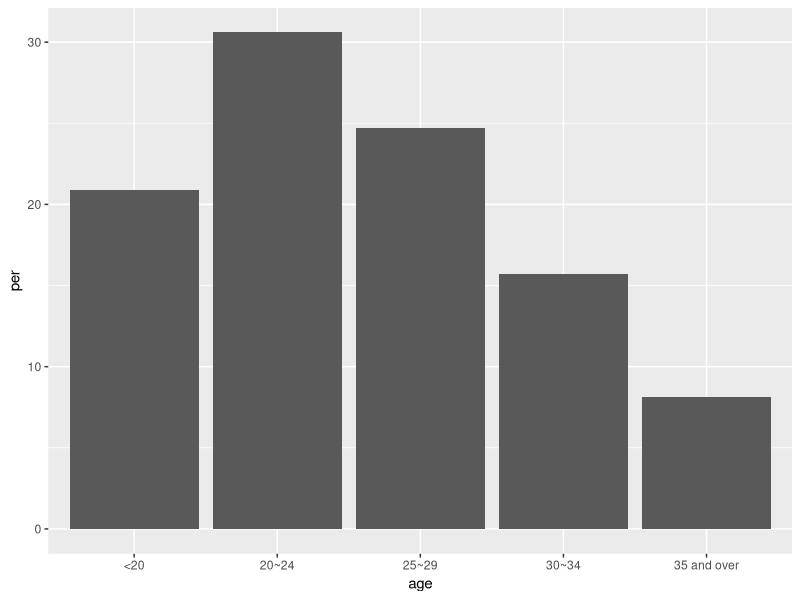
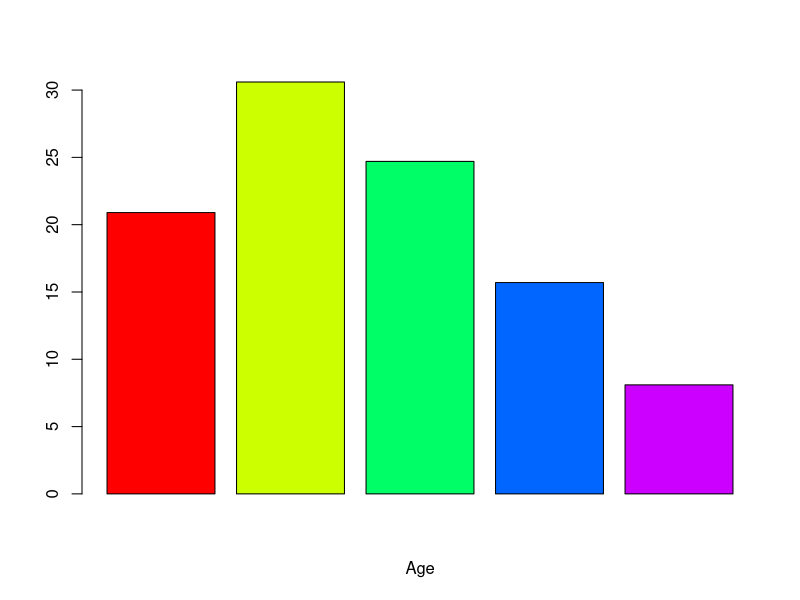
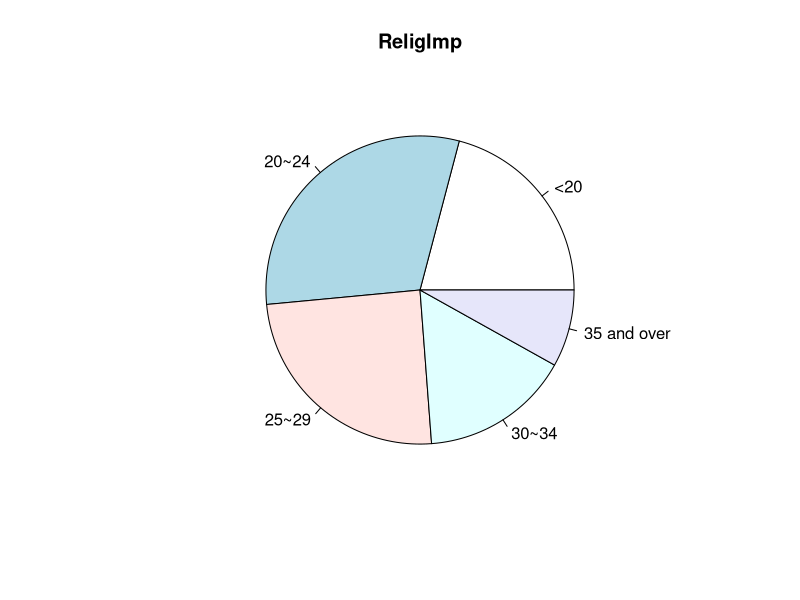
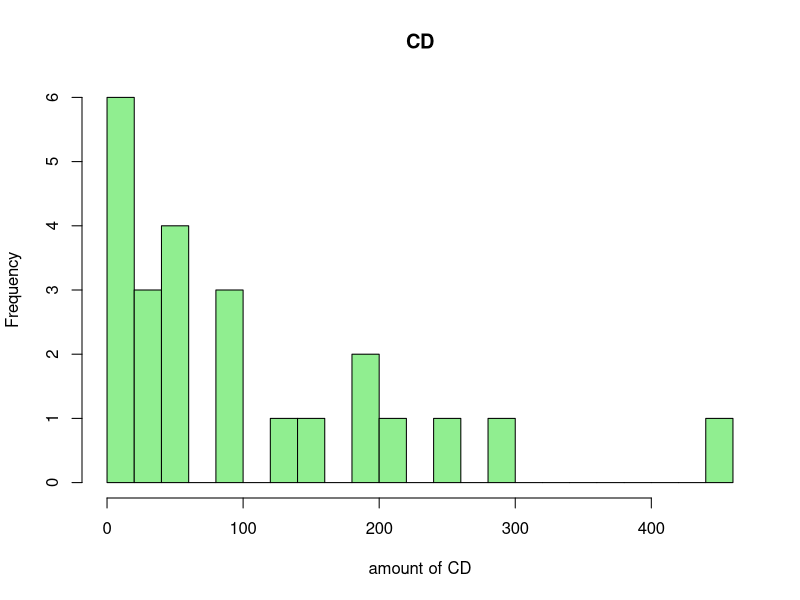
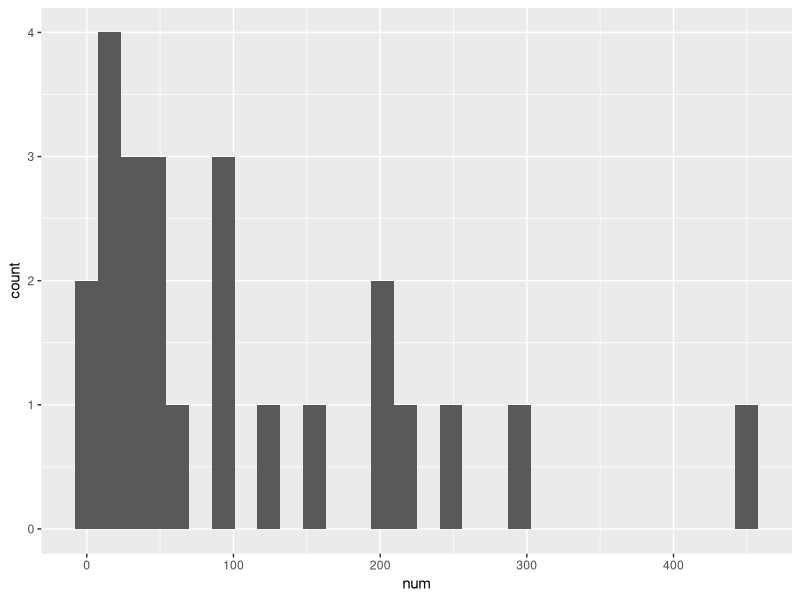
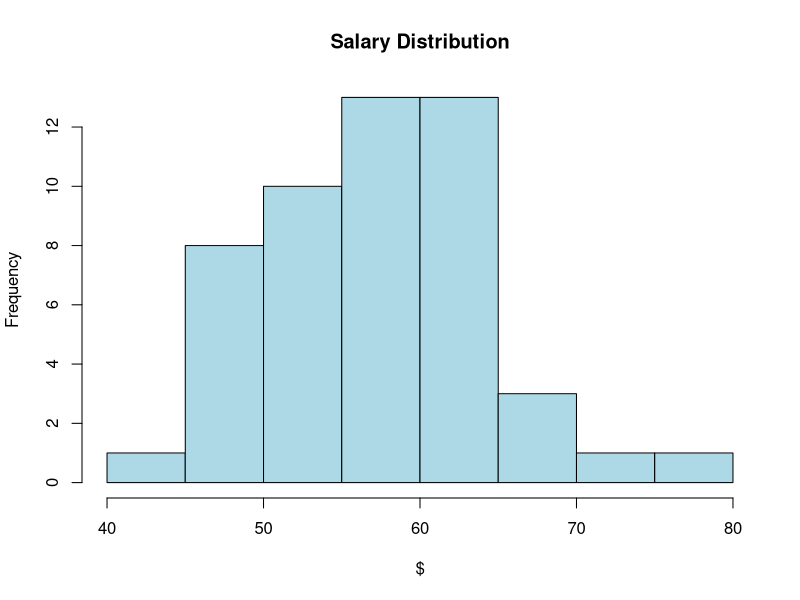
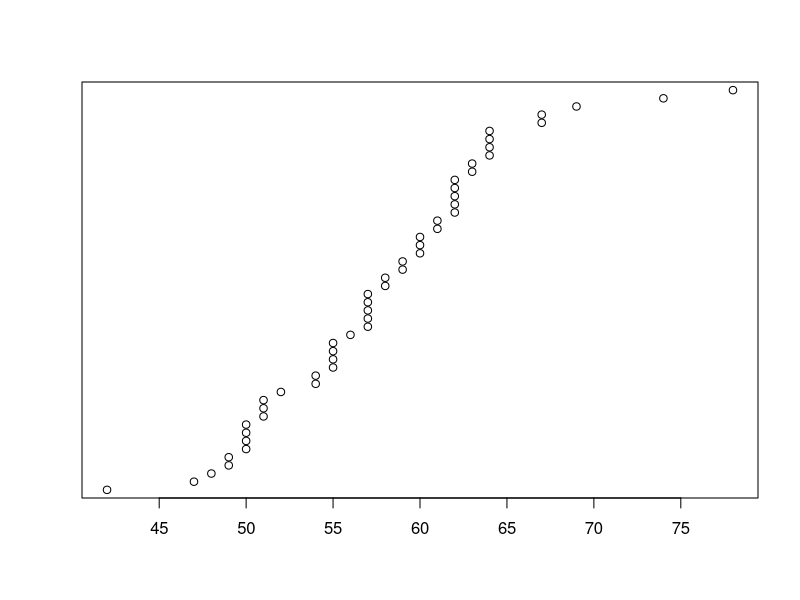
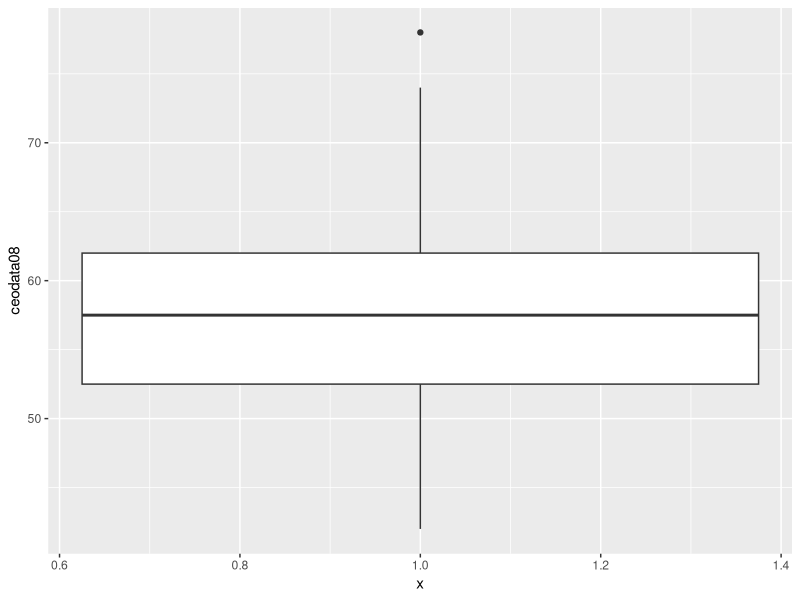

Write the R code that produced these figures, in order.
## ---- chunk 1
(1700/2470)*100
## ---- chunk 2
1056/1700*100
## ---- chunk 3
300/657*100
## ---- chunk 4
41/113*100
## ---- chunk 5
library(ggplot2)
age<-c("<20","20~24","25~29","30~34","35 and over")
per<-c(20.9,30.6,24.7,15.7,8.1)
firkid<-data.frame(age,per)
firkid
## ---- chunk 6
ggplot(firkid,aes(x=age,y=per))+geom_col()
## ---- chunk 7
barplot(per, col=rainbow(5),legend = rownames(age),xlab="Age")
## ---- chunk 8
lbls<-age
pie(per, labels = age,  main="ReligImp") 
## ---- chunk 9
num<-c(220,20,50,450,300,30,20,50,200,35,25,50,250,100,0,100,20,13,200,2,125,150,90,60)
CD<-data.frame(num)
summary(CD)
## ---- chunk 10
stem(CD$num,scale = 1)
## ---- chunk 11
hist(CD$num, breaks=20, col="light green",main="CD",xlab = "amount of CD")
## ---- chunk 12
ggplot(CD,aes(x=num))+geom_histogram()
## ---- chunk 13
ceodata08 <- c(42,47,48,49,49,50,50,50,50,51,51,51,52,54,54,55,55,55,55,56,57,57,57,57,57,58,58,59,59,60,60,60,61,61,62,62,62,62,62,63,63,64,64,64,64,67,67,69,74,78)
ceo<-data.frame(ceodata08)
hist(ceodata08, breaks=10, col="light blue", main="Salary Distribution", xlab="$")
## ---- chunk 14
stem(ceodata08,scale = 1)
## ---- chunk 15
dotchart(ceodata08, cex=1, lcolor = NULL)
## ---- chunk 16
ggplot(ceo,aes(x=1,y=ceodata08))+geom_boxplot()
## ---- chunk 17
blood<-c(110,123,132,150,127,118,102,122)
summary(blood)
## ---- chunk 18
128.2-116
## ---- chunk 19
min<-quantile(blood,na.rm = TRUE)[2]-1.5*IQR(blood, na.rm = T)
min
max<-quantile(blood,na.rm = TRUE)[4]+1.5*IQR(blood, na.rm = T)
max
## ---- chunk 20
bloodd<-data.frame(blood)
ggplot(bloodd,aes(x=1,y=blood))+geom_boxplot()
## ---- chunk 21
g1<-c(2,30,35,70,100,120,135,150,190,200)
summary(g1)
## ---- chunk 22
g2<-c(8,12,16,29,35,40,45,46,95)
summary(g2)
## ---- chunk 23
r1<-200-2
r1
r2<-95-8
r2
## ---- chunk 24
g3<-c(2,30,35,70,100,120,135,150,190,200,8,12,16,29,35,40,45,46,95,NA)
g4<-c("g1","g1","g1","g1","g1","g1","g1","g1","g1","g1","g2","g2","g2","g2","g2","g2","g2","g2","g2","g2")
group<-data.frame(g3,g4)
ggplot(group,aes(x=1,y=g3))+geom_boxplot()+facet_grid(~g4)
## ---- chunk 25
smaller_head_circu<-56-2-2
smaller_head_circu
## ---- chunk 26
larger_head_circu<-56+2+2
larger_head_circu
## ---- chunk 27
larger_head_circu2<-56+2
larger_head_circu2
## ---- chunk 28
stu_data<-read.csv("Student.csv")
head(stu_data)
class(stu_data)
## ---- chunk 29
counts <- table(stu_data$ReligImp)
counts
## ---- chunk 30
lbls<-rownames(counts)
pie(counts, labels = lbls,  main="ReligImp") 

## ---- chunk 31
library(ggplot2)
library(magrittr)
stu_data%>%ggplot(aes(x=ReligImp))+geom_bar()
## ---- chunk 32
library(dplyr)
MyOutlierDetect<-function(vari,x){
  col<-read.csv("Student.csv")
  col<-select(stu_data,vari)
  col<-as.numeric(unlist(col))
  min<-quantile(col,na.rm = TRUE)[2]-1.5*IQR(col, na.rm = T)
  max<-quantile(col,na.rm = TRUE)[4]+1.5*IQR(col, na.rm = T)
  if (x<min|x>max){
    return("YES")
    }else{
    return("NO")  
  }
  return(s)

}
MyOutlierDetect("PartyDays",10)

